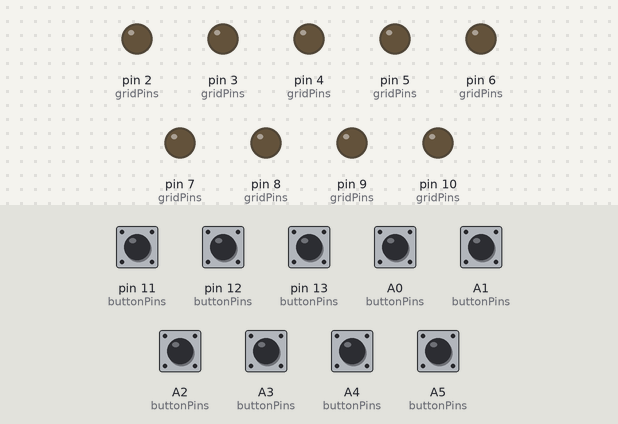
This sketch was run on a simulated Arduino Uno, built with avr-gcc and run on an emulated ATmega328P. Parts: output pins drawn as LEDs (lit = HIGH). The inputs (shaded band) are chosen by the test bench; at power-on: A0 (buttonPins), A1 (buttonPins), A2 (buttonPins), A3 (buttonPins), A4 (buttonPins), A5 (buttonPins), pin 11 (buttonPins), pin 12 (buttonPins), pin 13 (buttonPins) HIGH.

Above: at 1.2 s.
1.3 s: pin 11 (buttonPins) pulled LOW for 0.15 s
At 2.4 s:
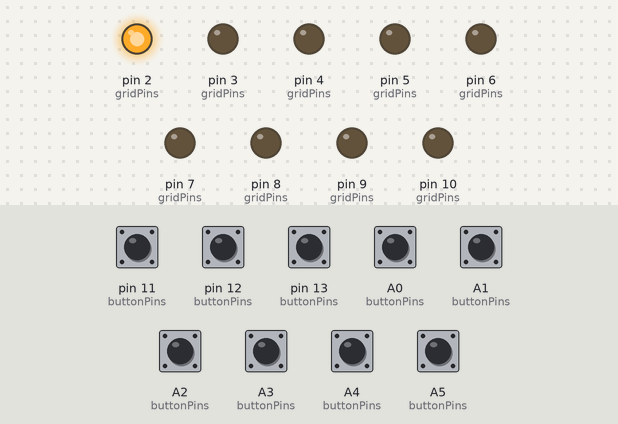
2.9 s: pin 12 (buttonPins) pulled LOW for 0.15 s
At 3.6 s:
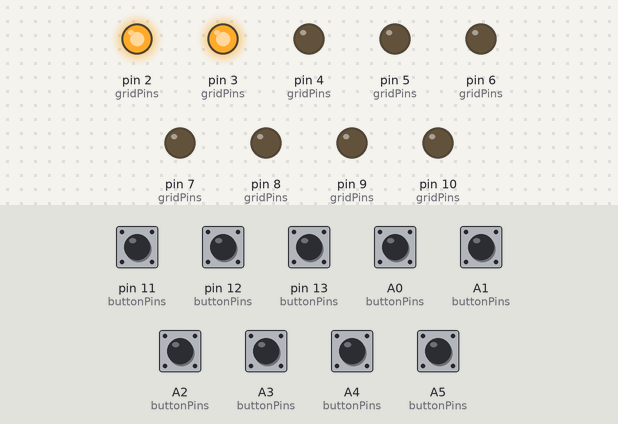
4.5 s: pin 13 (buttonPins) pulled LOW for 0.15 s
At 4.9 s:
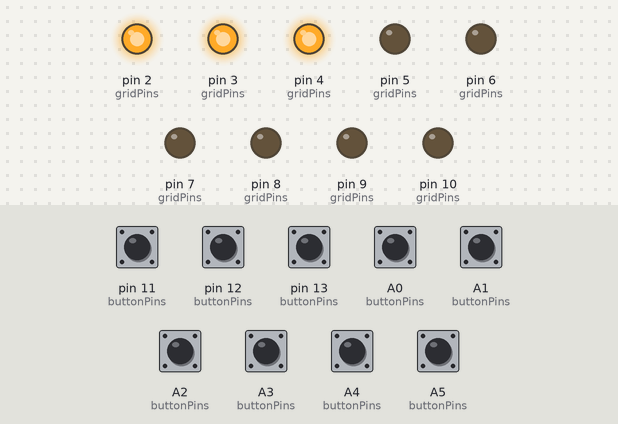
6.1 s: A0 (buttonPins) pulled LOW for 0.15 s
At 7.3 s:
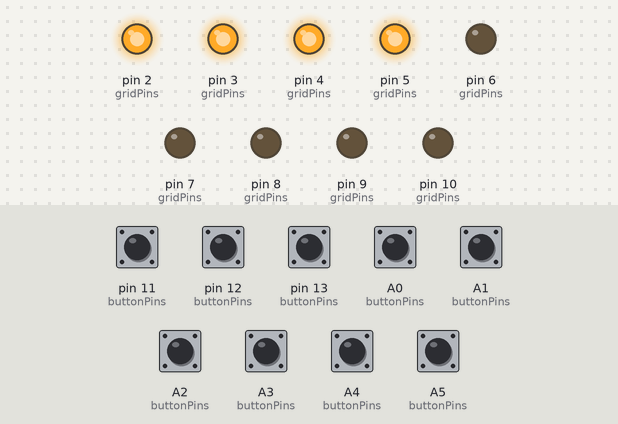
7.7 s: A1 (buttonPins) pulled LOW for 0.15 s
At 8.5 s:
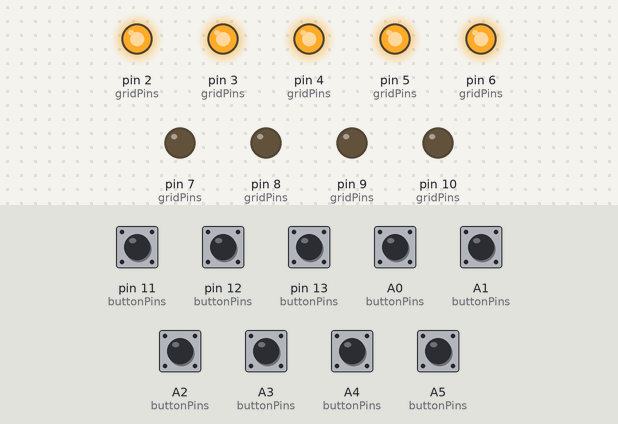
9.3 s: A2 (buttonPins) pulled LOW for 0.15 s
At 9.7 s:
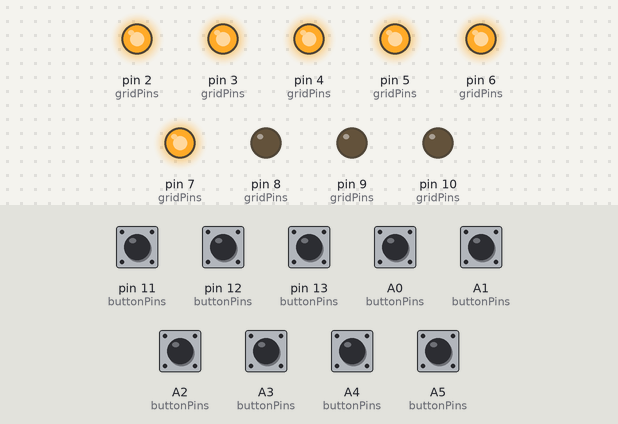
Timing chart, 0 to 11.9 s (numbered marks = the images above; inputs shaded):
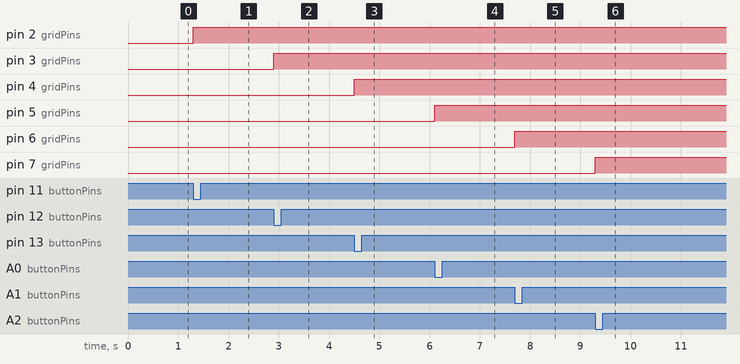

Measured:
- after the input at 1.3 s, pin 2 (gridPins): LOW → HIGH at once
- after the input at 2.9 s, pin 3 (gridPins): LOW → HIGH at once
- after the input at 4.5 s, pin 4 (gridPins): LOW → HIGH at once
- after the input at 6.1 s, pin 5 (gridPins): LOW → HIGH at once
- after the input at 7.7 s, pin 6 (gridPins): LOW → HIGH at once
- after the input at 9.3 s, pin 7 (gridPins): LOW → HIGH at once

The sketch:

tictactoe.ino
```cpp
// Arduino code for Tic Tac Toe in TinkerCAD

// Define pins for LEDs (representing the grid)
const int gridPins[3][3] = {
  {2, 3, 4},  // Row 1
  {5, 6, 7},  // Row 2
  {8, 9, 10}  // Row 3
};

// Define pins for push buttons
const int buttonPins[3][3] = {
  {11, 12, 13},  // Row 1
  {A0, A1, A2},  // Row 2
  {A3, A4, A5}   // Row 3
};

// Variables to track game state
char board[3][3] = {
  {' ', ' ', ' '},
  {' ', ' ', ' '},
  {' ', ' ', ' '}
};

int currentPlayer = 1;  // Player 1 starts

void setup() {
  // Initialize LED and button pins
  for (int i = 0; i < 3; i++) {
    for (int j = 0; j < 3; j++) {
      pinMode(gridPins[i][j], OUTPUT);
      pinMode(buttonPins[i][j], INPUT_PULLUP);
    }
  }
}

void loop() {
  for (int i = 0; i < 3; i++) {
    for (int j = 0; j < 3; j++) {
      if (digitalRead(buttonPins[i][j]) == LOW) {  // Button pressed
        if (board[i][j] == ' ') {  // If cell is empty
          board[i][j] = (currentPlayer == 1) ? 'X' : 'O';
          digitalWrite(gridPins[i][j], HIGH);  // Light up LED
          delay(200);  // Debounce delay

          // Check for win or draw
          if (checkWin()) {
            resetGame();
            return;
          }

          currentPlayer = 3 - currentPlayer;  // Switch player
        }
      }
    }
  }
}

bool checkWin() {
  // Check rows, columns, and diagonals for a win
  for (int i = 0; i < 3; i++) {
    if (board[i][0] == board[i][1] && board[i][1] == board[i][2] && board[i][0] != ' ') return true;  // Row
    if (board[0][i] == board[1][i] && board[1][i] == board[2][i] && board[0][i] != ' ') return true;  // Column
  }
  if (board[0][0] == board[1][1] && board[1][1] == board[2][2] && board[0][0] != ' ') return true;  // Diagonal 1
  if (board[0][2] == board[1][1] && board[1][1] == board[2][0] && board[0][2] != ' ') return true;  // Diagonal 2

  return false;
}

void resetGame() {
  // Reset the board and LEDs
  for (int i = 0; i < 3; i++) {
    for (int j = 0; j < 3; j++) {
      board[i][j] = ' ';
      digitalWrite(gridPins[i][j], LOW);
    }
  }
  currentPlayer = 1;  // Reset to player 1
}
```
